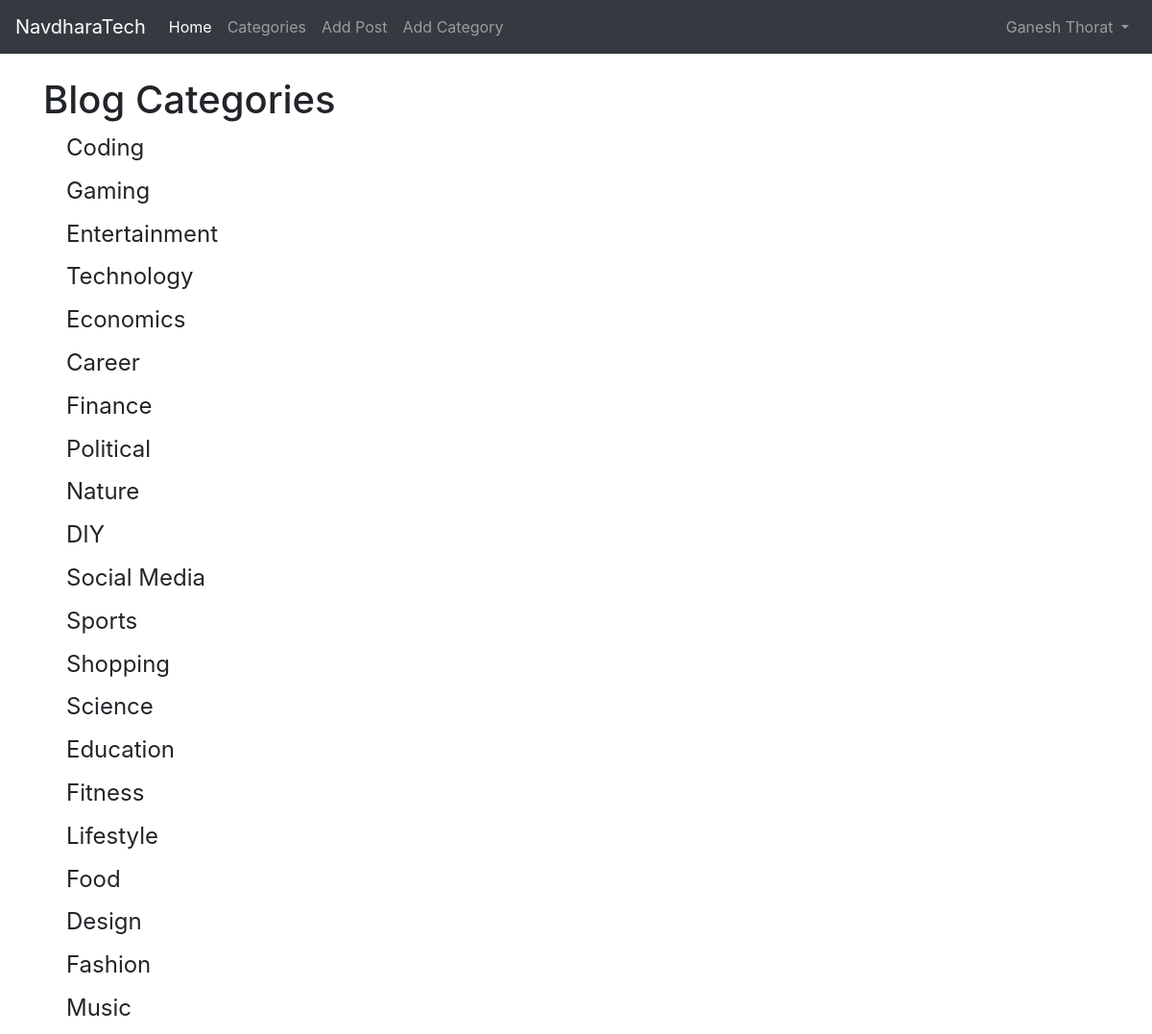
/category-list/ (signed in), run on the app's committed database.
### blog/models.py (models this page shows, shortened)
class Category(models.Model):
    name=models.CharField(max_length=255)
    def __str__(self):
        return str(self.name)

### blog/views.py (the view)
# urls.py: path('category-list/',CategoryListView,name='category-list'),
def CategoryListView(request):
    cat_menu_list=Category.objects.all()
    return( render(request,'category_list.html',{'cat_menu_list':cat_menu_list}))

### blog/templates/category_list.html (shortened to what this page needs)
{% extends 'base.html' %}
{% block content %}
<h1>Blog Categories</h1>
{% for item in cat_menu_list %}
    <h4><a class="dropdown-item" href="{% url 'category' item|slugify %}">{{item}}</a></h4>
{% endfor %}
{% endblock %}

### blog/templates/base.html (shortened to what this page needs)
{% load static %}
<!doctype html>
<html lang="en">
  <head>
    <link rel="stylesheet" href="https://cdn.jsdelivr.net/npm/bootstrap@4.5.3/dist/css/bootstrap.min.css">
  </head ><link rel="icon" href="{% static 'blog/images/favicon.ico' %}">
  <body>
    <header class="header sticky-top">
    <nav class="navbar navbar-expand-lg navbar-dark bg-dark" >
        <a class="navbar-brand" href=" ">NavdharaTech</a>
        <div class="collapse navbar-collapse" id="navbarSupportedContent">
          <ul class="navbar-nav mr-auto">
            <li class="nav-item active">
              <a class="nav-link" href="{% url 'home'%}">Home <span class="sr-only">(current)</span></a>
            </li>
            {% if cat_menu %}
            <li class="nav-item dropdown">
              <a class="nav-link dropdown-toggle" href="#" id="navbarDropdown" role="button" data-toggle="dropdown" aria-haspopup="true" aria-expanded="false">
                Categories
              </a>
              <div class="dropdown-menu" aria-labelledby="navbarDropdown">
                {% for item in cat_menu %}
                <a class="dropdown-item" href="{% url 'category' item|slugify %}">{{item}}</a>
                {% endfor %}
              </div>
            </li>
            {% else %}
            <li class="nav-item">
              <a class="nav-link" href="{% url 'category-list' %}">Categories</a>
            </li>
            {% endif %}
            {% if user.is_authenticated %}
            <li class="nav-item">
              <a class="nav-link" href="{% url 'add_post' %}">Add Post</a>
            </li>
            <li class="nav-item">
              <a class="nav-link" href="{% url 'add_category' %}">Add Category</a>
            </li>
            {% endif %}
          </ul>
          {% if user.is_authenticated %}
          <ul class="navbar-nav mr-right">
            <li class="nav-item dropdown">
              <a class="nav-link dropdown-toggle" href="#" id="navbarDropdown" role="button" data-toggle="dropdown" aria-haspopup="true" aria-expanded="false">
                {{ user.first_name }} {{ user.last_name}}
              </a>
          </ul>
          {% endif %}
        </div>
      </nav>
    </header>
      <br/>
      <div class="container">
        {% block content %}
        {% endblock %}
      </div>
  </body>
</html>

### data on the page
Category: name "Coding"
Category: name "Gaming"
Category: name "Entertainment"
Category: name "Technology"
Category: name "Economics"
Category: name "Career"
Category: name "Finance"
Category: name "Political"
Category: name "Nature"
Category: name "DIY"
Category: name "Social Media"
Category: name "Sports"
Category: name "Shopping"
Category: name "Science"
Category: name "Education"
Category: name "Fitness"
Category: name "Lifestyle"
Category: name "Food"
Category: name "Design"
Category: name "Fashion"
Category: name "Music"

### other printed values
{{ user.first_name }} "Ganesh"
{{ user.last_name }} "Thorat"
